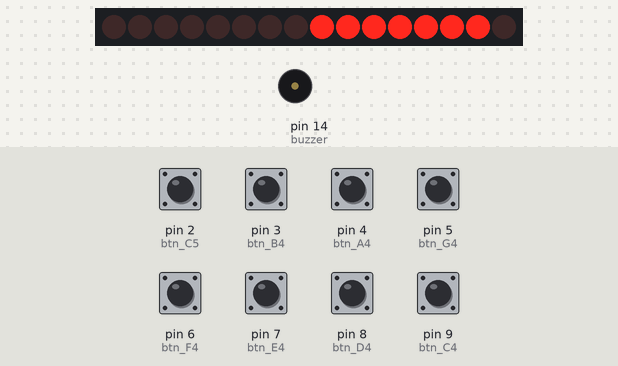
A sketch run on a simulated Arduino Uno, built with avr-gcc and run on an emulated ATmega328P. On the bench: 16 shift-register outputs drawn as a row of LEDs (first output left, lit = HIGH), buzzer (waves = sounding). Wiring (inferred from the names in the program): 2 × shift register (74HC595): data pin 11; shift clock pin 12; latch pin 10. Wiring (inferred from the signals the program sends): row of LEDs: on Q0, Q1, Q2, Q3, Q4, Q5, Q6, Q7, Q8, Q9, Q10, Q11, Q12, Q13, Q14, Q15. The test bench sets the inputs (shaded band); at power-on: pin 2 (btn_C5), pin 3 (btn_B4), pin 4 (btn_A4), pin 5 (btn_G4), pin 6 (btn_F4), pin 7 (btn_E4), pin 8 (btn_D4), pin 9 (btn_C4) HIGH. What the sketch prints to the serial monitor is not drawn.

Above: at 1.2 s.
1.3 s: pin 9 (btn_C4) pulled LOW for 1 s
At 3.3 s:
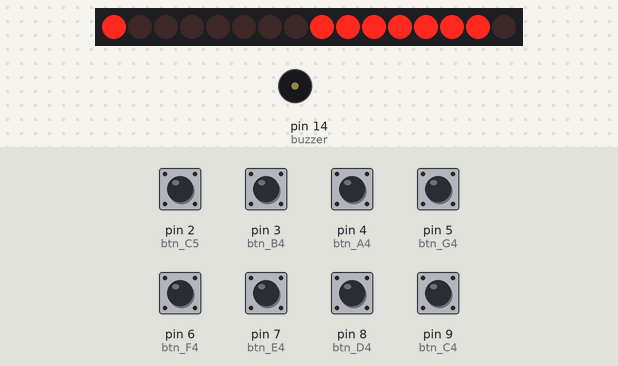
5.3 s: pin 9 (btn_C4) pulled LOW for 0.15 s
At 6.1 s:
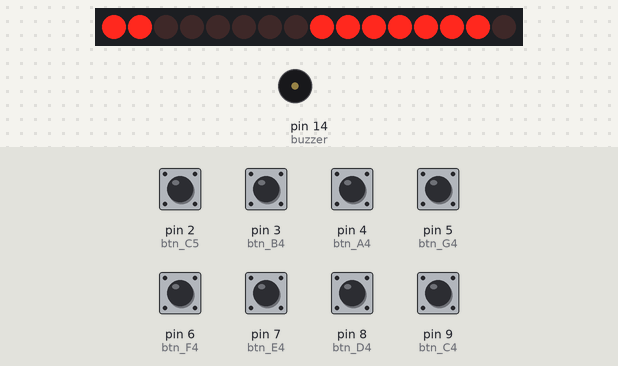
7.1 s: pin 9 (btn_C4) pulled LOW for 0.15 s
At 8.5 s:
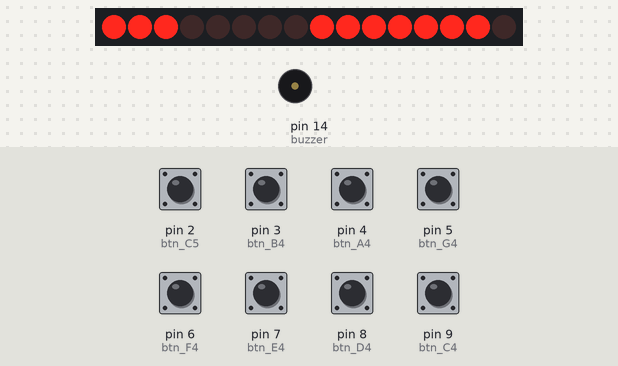
8.9 s: pin 9 (btn_C4) pulled LOW for 0.15 s
At 10.3 s:
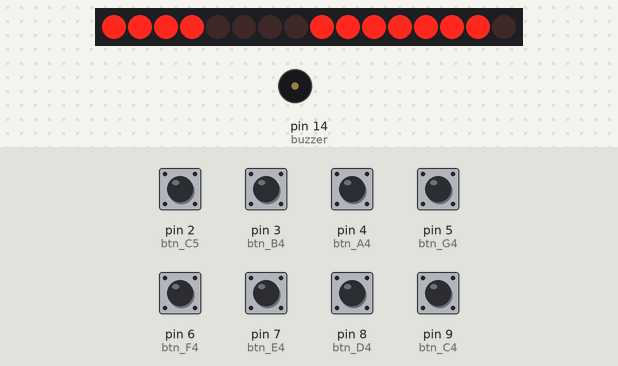
10.6 s: pin 9 (btn_C4) pulled LOW for 1 s
At 12.1 s:
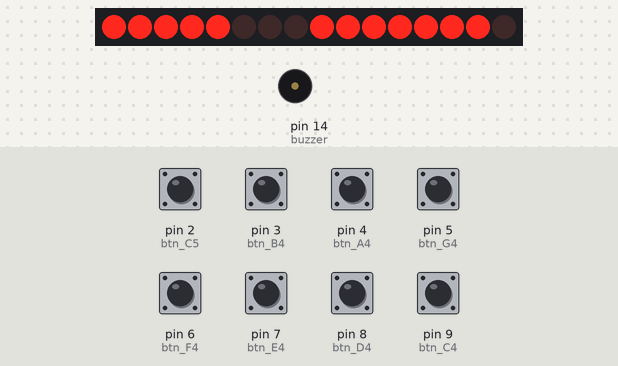
13.1 s: pin 9 (btn_C4) pulled LOW for 0.15 s
At 14.5 s:
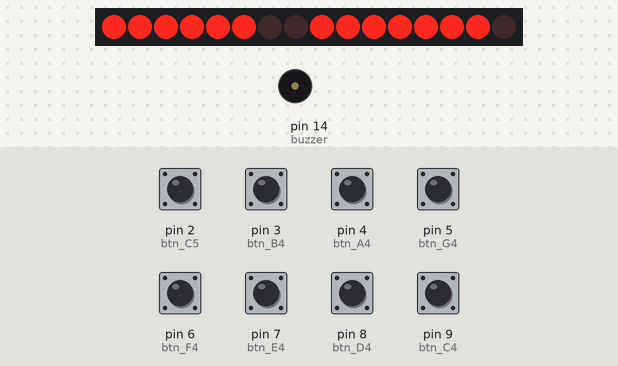
Timing chart, 0 to 15.9 s (numbered marks = the images above; inputs shaded):
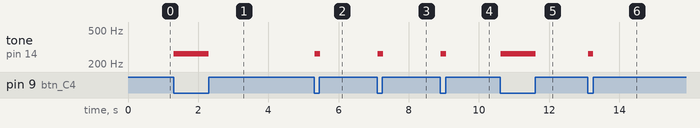

Measured:
- after the input at 1.3 s, tone on pin 14 (buzzer): silent → 262 Hz at once, → silent 1.0 s later
- after the input at 5.3 s, tone on pin 14 (buzzer): silent → 262 Hz at once, → silent 0.15 s later
- after the input at 7.1 s, tone on pin 14 (buzzer): silent → 262 Hz at once, → silent 0.15 s later
- after the input at 8.9 s, tone on pin 14 (buzzer): silent → 262 Hz at once, → silent 0.15 s later
- after the input at 10.6 s, tone on pin 14 (buzzer): silent → 262 Hz at once, → silent 1.0 s later
- after the input at 13.1 s, tone on pin 14 (buzzer): silent → 262 Hz at once, → silent 0.15 s later

The sketch:

gOdbLEssUs.ino
```cpp
#define B2 123
#define C3 131
#define D3 147
#define E3 165
#define F3 175
#define G3 196
#define A3 220
#define B3 247
#define C4 262
#define D4 294
#define E4 330
#define F4 349
#define G4 392
#define A4 440
#define B4 494
#define C5 524
int buzzer = 14;

int latchPin = 10;
int clockPin = 12;
int dataPin = 11;

int btn_C4 = 9;
int btn_D4 = 8;
int btn_E4 = 7;
int btn_F4 = 6;
int btn_G4 = 5;
int btn_A4 =4;
int btn_B4 =3;
int btn_C5 =2;

long previousTime = 1,
     currentTime = 1;
int count=0;

int btnState[8]={1,1,1,1,1,1,1,1}, prevBtnState[8]={1,1,1,1,1,1,1,1};

int note[8]={C5,B4,A4,G4,F4,E4,D4,C4};

byte scan[8]={
  B11111110,
  B11111101,
  B11111011,
  B11110111,
  B11101111,
  B11011111,
  B10111111,
  B01111111
};

byte canvas[8]={0};

void draw(){
  for(int i = 0;i<8;i++){
    digitalWrite(latchPin,LOW);
    shiftOut(dataPin, clockPin, MSBFIRST, scan[i]);
    shiftOut(dataPin, clockPin, LSBFIRST, canvas[i]);
    digitalWrite(latchPin,HIGH);
  }
}
void update(){
  for(int i=0;i<8;i++){
    btnState[i]=digitalRead(2+i);//btnState:0 down
    Serial.println(btnState[i]);
  	if(prevBtnState[i]==1 && btnState[i]==0){
      if(count==8){
        for(int j=0; j<8;j++){
          canvas[j]=0;
      	}
        count=0;
      }
      canvas[i]+=128/pow(2,(count));
      tone(buzzer,note[i]);
      count++;
 	 }
  	if(prevBtnState[i]==0 && btnState[i]==1){
      noTone(buzzer);
  	}
  	if(btnState[i]!=prevBtnState[i]){
      delay(35);
  	}
  	prevBtnState[i] = btnState[i];
  }
}

void setup()
{
  Serial.begin(9600);
  pinMode(latchPin, OUTPUT);
  pinMode(clockPin, OUTPUT);
  pinMode(dataPin, OUTPUT);
  pinMode(btn_C4,INPUT_PULLUP);
  pinMode(btn_D4,INPUT_PULLUP);
  pinMode(btn_E4,INPUT_PULLUP);
  pinMode(btn_F4,INPUT_PULLUP);
  pinMode(btn_G4,INPUT_PULLUP);
  pinMode(btn_A4,INPUT_PULLUP);
  pinMode(btn_B4,INPUT_PULLUP);
  pinMode(btn_C5,INPUT_PULLUP);
  pinMode(buzzer,OUTPUT);
}
int n=0;
void loop(){
  update();
  draw();
  //delay(1000);
}
```
